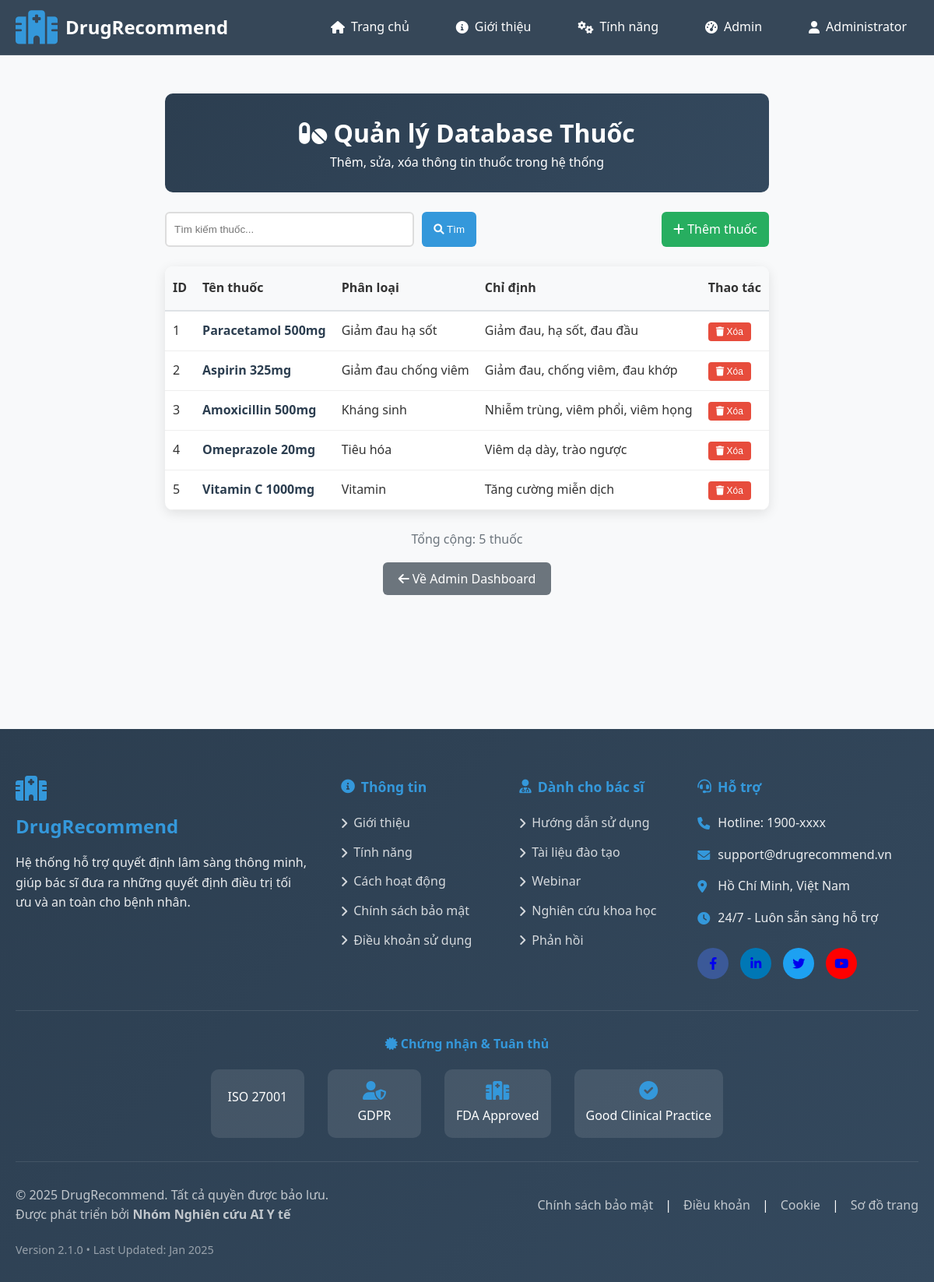
Page /admin/drugs (signed in) on the committed database.
### tables this page shows
CREATE TABLE drugs_master (
            id INTEGER PRIMARY KEY AUTOINCREMENT,
            drug_name TEXT NOT NULL,
            drug_class TEXT,
            ingredients TEXT,
            indication TEXT,
            created_at TIMESTAMP DEFAULT CURRENT_TIMESTAMP
        );

### app.py (the view)
@app.route('/admin/drugs')
@admin_required
def admin_drugs():
    search = request.args.get('search', '')
    drugs = get_all_drugs(search if search else None)
    return render_template('admin/drug_management.html',
                         drugs=drugs,
                         search=search,
                         user=session)

### app.py (called while the page is built)
def admin_required(f):
    @wraps(f)
    def decorated_function(*args, **kwargs):
        if 'user_id' not in session or session.get('role') != 'admin':
            flash('Bạn không có quyền truy cập.', 'error')
            return redirect(url_for('index'))
        return f(*args, **kwargs)
    return decorated_function

### init.py (called while the page is built)
def get_db():
    conn = sqlite3.connect(DB_PATH)
    conn.row_factory = sqlite3.Row
    return conn

def get_all_drugs(search_term=None):
    conn = get_db()
    if search_term:
        drugs = conn.execute('''
            SELECT id, drug_name, drug_class, ingredients, indication, created_at
            FROM drugs_master
            WHERE drug_name LIKE ? OR ingredients LIKE ?
            ORDER BY created_at DESC
        ''', (f'%{search_term}%', f'%{search_term}%')).fetchall()
    else:
        drugs = conn.execute('''
            SELECT id, drug_name, drug_class, ingredients, indication, created_at
            FROM drugs_master
            ORDER BY created_at DESC
            LIMIT 50
        ''', ).fetchall()
    conn.close()
    return [dict(drug) for drug in drugs]

### templates/admin/drug_management.html (shortened to what this page needs)
{% extends "layout/base.html" %}
{% block content %}
<div style="max-width: 1200px; margin: 100px auto; padding: 20px;">
    <div style="background: linear-gradient(135deg, #2c3e50 0%, #34495e 100%); color: white; padding: 25px; border-radius: 10px; margin-bottom: 25px; text-align: center;">
        <h1><i class="fas fa-pills"></i> Quản lý Database Thuốc</h1>
        <p>Thêm, sửa, xóa thông tin thuốc trong hệ thống</p>
    </div>
    <div style="display: flex; justify-content: space-between; margin-bottom: 25px; gap: 15px; flex-wrap: wrap;">
        <div style="display: flex; gap: 10px; flex: 1; max-width: 400px;">
            <input type="text"
                   id="searchInput"
                   placeholder="Tìm kiếm thuốc..."
                   value="{{ search }}"
                   style="flex: 1; padding: 10px; border: 2px solid #ddd; border-radius: 6px;"
                   onkeypress="if(event.key==='Enter') searchDrugs()">
            <button onclick="searchDrugs()" style="padding: 10px 15px; background: #3498db; color: white; border: none; border-radius: 6px; cursor: pointer;">
                <i class="fas fa-search"></i> Tìm
            </button>
        </div>
        <a href="{{ url_for('add_drug') }}" style="padding: 10px 15px; background: #27ae60; color: white; text-decoration: none; border-radius: 6px;">
            <i class="fas fa-plus"></i> Thêm thuốc
        </a>
    </div>
    <div style="background: white; border-radius: 10px; overflow: hidden; box-shadow: 0 4px 15px rgba(0,0,0,0.1);">
        <table style="width: 100%; border-collapse: collapse;">
            <thead>
                <tr style="background: #f8f9fa;">
                    <th style="padding: 15px 10px; text-align: left; font-weight: 600; border-bottom: 2px solid #dee2e6;">ID</th>
                    <th style="padding: 15px 10px; text-align: left; font-weight: 600; border-bottom: 2px solid #dee2e6;">Tên thuốc</th>
                    <th style="padding: 15px 10px; text-align: left; font-weight: 600; border-bottom: 2px solid #dee2e6;">Phân loại</th>
                    <th style="padding: 15px 10px; text-align: left; font-weight: 600; border-bottom: 2px solid #dee2e6;">Chỉ định</th>
                    <th style="padding: 15px 10px; text-align: left; font-weight: 600; border-bottom: 2px solid #dee2e6;">Thao tác</th>
                </tr>
            </thead>
            <tbody>
                {% if drugs %}
                    {% for drug in drugs %}
                    <tr style="border-bottom: 1px solid #eee;" onmouseover="this.style.background='#f8f9fa'" onmouseout="this.style.background='white'">
                        <td style="padding: 12px 10px;">{{ drug.id }}</td>
                        <td style="padding: 12px 10px;">
                            <div style="font-weight: 600; color: #2c3e50;">{{ drug.drug_name }}</div>
                        </td>
                        <td style="padding: 12px 10px;">{{ drug.drug_class or 'Chưa phân loại' }}</td>
                        <td style="padding: 12px 10px;">
                            {{ (drug.indication[:80] + '...') if drug.indication and drug.indication|length > 80 else (drug.indication or 'Chưa có') }}
                        </td>
                        <td style="padding: 12px 10px;">
                            <form method="POST"
                                  action="{{ url_for('delete_drug_route', drug_id=drug.id) }}"
                                  style="display: inline;"
                                  data-drug-name="{{ drug.drug_name|e }}"
                                  onsubmit="return confirmDelete(this)">
                                <button type="submit"
                                        style="padding: 5px 10px; background: #e74c3c; color: white; border: none; border-radius: 4px; cursor: pointer; font-size: 12px;">
                                    <i class="fas fa-trash"></i> Xóa
                                </button>
                            </form>
                        </td>
                    </tr>
                    {% endfor %}
                {% endif %}
            </tbody>
        </table>
    </div>
    <div style="text-align: center; margin-top: 25px; color: #6c757d;">
        <p>Tổng cộng: {{ drugs|length }} thuốc {% if search %}(tìm kiếm: "{{ search }}"){% endif %}</p>
    </div>
    <div style="text-align: center; margin-top: 25px;">
        <a href="{{ url_for('admin_dashboard') }}" style="padding: 10px 20px; background: #6c757d; color: white; text-decoration: none; border-radius: 6px;">
            <i class="fas fa-arrow-left"></i> Về Admin Dashboard
        </a>
    </div>
</div>
{% endblock %}

### static/css/style.css (style rules this page uses)
* { margin: 0; padding: 0; box-sizing: border-box; }
html, body { margin: 0; padding: 0; width: 100%; overflow-x: hidden; font-family: 'Segoe UI', Tahoma, Geneva, Verdana, sans-serif; line-height: 1.6; color: #333; scroll-behavior: smooth; }
body { background: #f8f9fa; min-height: 100vh; display: flex; flex-direction: column; }

### rows in the picture
drugs_master: id "1", drug_name "Paracetamol 500mg", drug_class "Giảm đau hạ sốt", indication "Giảm đau, hạ sốt, đau đầu"
drugs_master: id "2", drug_name "Aspirin 325mg", drug_class "Giảm đau chống viêm", indication "Giảm đau, chống viêm, đau khớp"
drugs_master: id "3", drug_name "Amoxicillin 500mg", drug_class "Kháng sinh", indication "Nhiễm trùng, viêm phổi, viêm họng"
drugs_master: id "4", drug_name "Omeprazole 20mg", drug_class "Tiêu hóa", indication "Viêm dạ dày, trào ngược"
drugs_master: id "5", drug_name "Vitamin C 1000mg", drug_class "Vitamin", indication "Tăng cường miễn dịch"

### other values in the picture
{{ user.full_name }} "Administrator"
{{ drugs|length }} "5"
